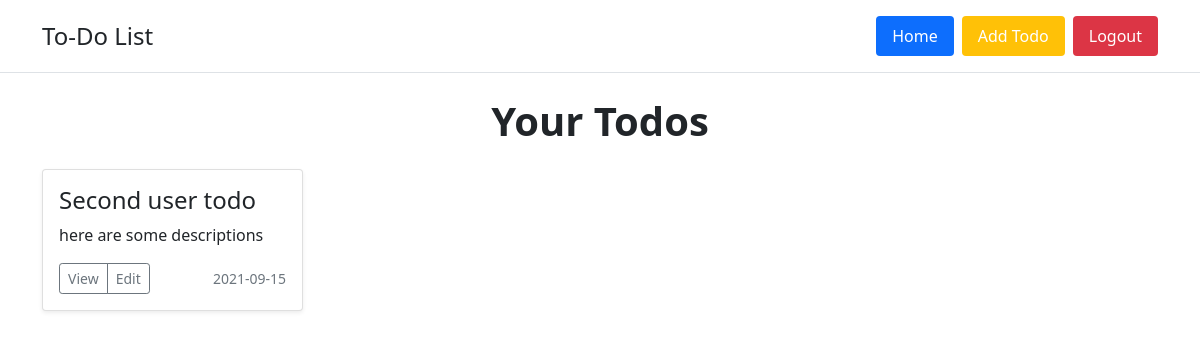
Page /todos.php (signed in) on the committed database.
### tables this page shows
CREATE TABLE `todos` (
  `id` int(11) NOT NULL,
  `title` varchar(50) NOT NULL,
  `description` text NOT NULL,
  `date` date NOT NULL DEFAULT current_timestamp(),
  `user_id` int(11) NOT NULL
);

### includes/config.php (the view, shortened to what this page needs)
<?php
function getHead()
{
  $pageTitle = dynamicTitle();
  $output = '
  <meta charset="utf-8">
  <meta name="viewport" content="width=device-width, initial-scale=1">
  <link href="https://cdn.jsdelivr.net/npm/bootstrap@5.0.2/dist/css/bootstrap.min.css" rel="stylesheet">
  <title>'. $pageTitle . ' - Pure Coding</title>
  ';
  echo $output;
}
function getHeader()
{
  $output = '<header class="py-3 mb-4 border-bottom bg-white">
  <div class="d-flex flex-wrap justify-content-center container">
      <a href="todos.php" class="d-flex align-items-center mb-3 mb-md-0 me-md-auto text-dark text-decoration-none">
        <span class="fs-4">To-Do List</span>
      </a>
      <ul class="nav nav-pills">
        <li class="nav-item"><a href="todos.php" class="nav-link active" aria-current="page">Home</a></li>
        <li class="nav-item px-2"><a href="add-todo.php" class="nav-link bg-warning text-white">Add Todo</a></li>
        <li class="nav-item"><a href="logout.php" class="nav-link bg-danger text-white">Logout</a></li>
      </ul>
    </div>
  </header>';
  echo $output;
}
function textLimit($string, $limit)
{
  if(strlen($string) > $limit)
  {
    return substr($string, 0, $limit) . "...";
  } else {
    return $string;
  }
}
function getTodo($todo)
{
  $output = '<div class="card shadow-sm">
        <div class="card-body">
            <h4 class="card-title">'. textLimit($todo['title'], 22) .'</h4>
            <p class="card-text">'. textLimit($todo['description'], 75) .'</p>
            <div class="d-flex justify-content-between align-items-center">
                <div class="btn-group">
                    <a href="view-todo.php?id='. $todo['id'] .'" class="btn btn-sm btn-outline-secondary">View</a>
                    <a href="edit-todo.php?id='. $todo['id'] .'" class="btn btn-sm btn-outline-secondary">Edit</a>
                </div>
                <small class="text-muted">'. $todo['date'] .'</small>
            </div>
        </div>
    </div>';
    echo $output;
}
function dynamicTitle()
{
  $filename = basename($_SERVER["PHP_SELF"]);
  $pageTitle = "";
  switch ($filename) {
      case 'todos.php':
        $pageTitle = "Todo List";
        break;
  }
  return $pageTitle;
}
?>

### todos.php (shortened to what this page needs)
<?php
include "includes/config.php";
?>
<!doctype html>
<html lang="en">
<head>
    <?php getHead(); ?>
</head>
<body>
    <?php getHeader(); ?>
    <div class="container">
        <h1 class="mb-4 text-center fw-bold">Your Todos</h1>
        <div class="row">
            <?php
            $sql = "SELECT id FROM users WHERE email='{$_SESSION["user_email"]}'";
            $res = mysqli_query($conn, $sql);
            $count = mysqli_num_rows($res);
            if ($count > 0) {
                $row = mysqli_fetch_assoc($res);
                $user_id = $row["id"];
            } else {
                $user_id = 0;
            }
            $sql1 = "SELECT * FROM todos WHERE user_id='{$user_id}' ORDER BY id DESC";
            $res1 = mysqli_query($conn, $sql1);
            if (mysqli_num_rows($res1) > 0) {
                foreach ($res1 as $todo) {
            ?>
            <div class="col-lg-3 col-md-6 mb-4">
                <?php getTodo($todo); ?>
            </div>
            <?php } } else { echo "<h1 class='text-danger text-center fw-bold'>Your Todo's are not
                available!</h1>"; } ?>
        </div>
    </div>
</body>
</html>

### rows in the picture
todos: title "Second user todo", description "here are some descriptions", date "2021-09-15"
